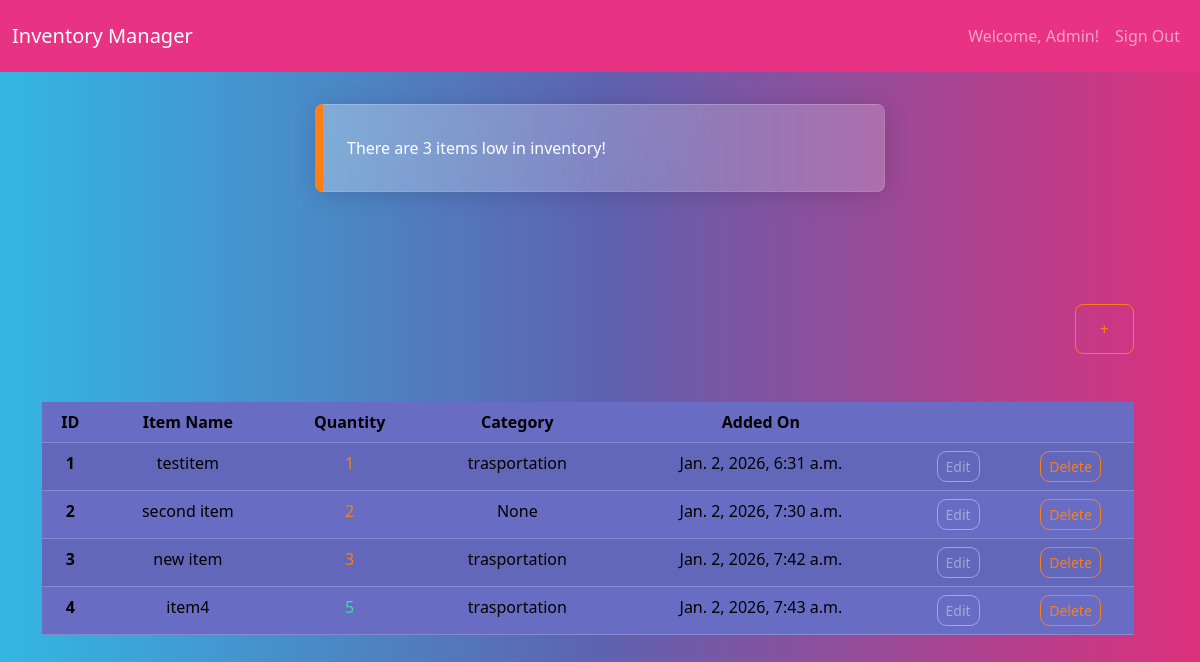
Screenshot of /dashboard/ (signed in) with the database file from the repository.
### inventory/models.py (models this page shows, shortened)
class InventoryItem(models.Model):
    name = models.CharField(max_length=100)
    quantity = models.PositiveIntegerField()
    category = models.ForeignKey('Category', on_delete=models.SET_NULL, null=True, blank=True)
    added_on = models.DateTimeField(auto_now_add=True)
    user = models.ForeignKey(User, on_delete=models.CASCADE)

class Category(models.Model):
    name = models.CharField(max_length=100)
    def __str__(self):
        return self.name

### inventory/views.py (the view)
# urls.py: path('dashboard/', views.Dashboard.as_view(), name='dashboard'),
class Dashboard(LoginRequiredMixin,View):
    def get(self, request):
        items=InventoryItem.objects.filter(user=self.request.user.id).order_by('id')
        low_inventory=InventoryItem.objects.filter(
            user=self.request.user.id,
            quantity__lte=LOW_QUANTITY)
        if low_inventory.count()>0:
            if low_inventory.count()>1:
                messages.error(request,f'There are {low_inventory.count()} items low in inventory!')
            else:
                messages.error(request,f'There is {low_inventory.count()} item low in inventory!')
        low_inventory_ids=InventoryItem.objects.filter(
            user=self.request.user.id,
            quantity__lte=LOW_QUANTITY).values_list('id',flat=True)
        return render(request, 'inventory/dashboard.html', {'items':items, 'low_inventory_ids':low_inventory_ids})

### inventory/templates/inventory/dashboard.html (shortened to what this page needs)
{% extends "inventory/base.html" %}
{% block content %}
  {% if messages %}
    <div class="row mt-3">
        {% for message in messages %}
            {% if message.tags == 'error' %}
                <div class="alert alert-danger alert-dismissible fade show col-11 col-md-6 mx-auto" role="alert">
                    {{message}}
            {% else %}
                <div class="alert alert-success alert-dismissible fade show col-11 col-md-6 mx-auto" role="alert">
                    {{message}}
            {% endif %}
        {% endfor %}
    </div>
    {% endif %}
<div class="row">
    <div class="col-md-12 text-center mt-5 max-auto">
       <div class="d-flex justify-content-end mb-4">
        <a href="{% url 'add_item' %}" class="btn btn-outline-danger">+</a>
    </div>
    <table class="table table-striped">
        <thead>
            <tr>
                <th scope="col">ID</th>
                <th scope="col">Item Name</th>
                <th scope="col">Quantity</th>
                <th scope="col">Category</th>
                <th scope="col">Added On</th>
                <td></td>
                <td></td>
            </tr>
        </thead>
        <tbody>
            {% for item in items %}
            <tr>
                <th scope="row">{{ item.id }}</th>
                <td>{{ item.name }}</td>
                {% if item.id in low_inventory_ids %}
                    <td class="text-danger">{{ item.quantity }}</td>
                {% else %}
                    <td class="text-success">{{ item.quantity }}</td>
                {% endif %}
                <td>{{ item.category }}</td>
                <td>{{ item.added_on }}</td>
                <td>
                    <a href="{% url 'edit_item' item.id %}" class="btn btn-sm btn-outline-secondary">Edit</a></td>
                <td>
                    <a href="{% url 'delete_item' item.id %}" class="btn btn-sm btn-outline-danger">Delete</a></td>
            </tr>
            {% endfor %}
        </tbody>
</div>
{% endblock %}

### inventory/templates/inventory/navigation.html (shortened to what this page needs)
<nav class="navbar navbar-expand-lg navbar-dark bg-primary">
    <div class="container-fluid">
        <a class="navbar-brand" href="{% url 'index' %}">Inventory Manager</a>
        <div class="collapse navbar-collapse justify-content-end" id="navbarNav">
            <ul class="navbar-nav">
                {% if user.is_authenticated %}
                <li class="nav-item">
                    <a class="nav-link" href="#">Welcome, {{ user.username }}!</a>
                </li>
                <li class="nav-item">
                   <form method="POST" action="{% url 'logout' %}" class="d-inline">
                       <button type="submit" class="btn btn-link nav-link">Sign Out</button>
                    </form>
                </li>
                {% else %}
                <li class="nav-item">
                    <a class="nav-link" href="{% url 'login' %}">Sign In</a>
                </li>
                 <li class="nav-item">
                    <a class="nav-link" href="{% url 'signup' %}">Sign Up</a>
                {% endif %}
        </div>
    </div>
</nav>

### rows the page displays
InventoryItem: id "1", name "testitem", quantity "1", category "trasportation", added_on "Jan. 2, 2026, 6:31 a.m."
InventoryItem: id "2", name "second item", quantity "2", category "None", added_on "Jan. 2, 2026, 7:30 a.m."
InventoryItem: id "3", name "new item", quantity "3", category "trasportation", added_on "Jan. 2, 2026, 7:42 a.m."
InventoryItem: id "4", name "item4", quantity "5", category "trasportation", added_on "Jan. 2, 2026, 7:43 a.m."

### other values shown
{{ user.username }} "Admin"
{{ message }} "There are 3 items low in inventory!"
